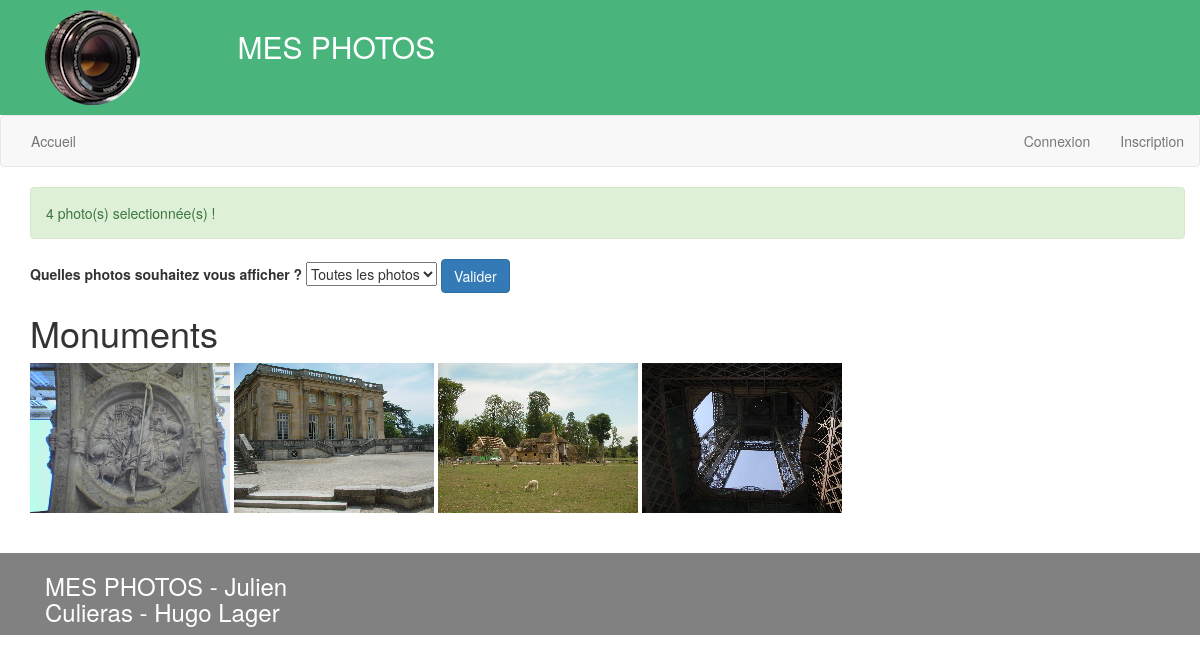
Screenshot of /mvc_maison/index.php?page=accueil&catId=3 with the database file from the repository.
### tables this page shows
CREATE TABLE `Categorie` (
  `catId` int(5) NOT NULL,
  `nomCat` varchar(255) NOT NULL
);

CREATE TABLE `Photo` (
  `photoId` int(5) NOT NULL,
  `nomFich` varchar(255) NOT NULL,
  `description` varchar(255) NOT NULL,
  `catId` int(5) NOT NULL
);

### mvc_maison/index.php (called while the page is built, shortened)
<?php
if(isset($_GET['page']))
{
  $page = htmlspecialchars($_GET['page']);
}
else
	$page='accueil';
require_once(PATH_CONTROLLERS.$page.'.php');
?>

### mvc_maison/models/Connexion.php (called while the page is built, shortened)
<?php
class Connexion
{
  private $_bdd = null;
  private static $_instance = null;
  private function __construct ()
  {
	$this->_bdd = new PDO('mysql:host='.BD_HOST.'; dbname='.BD_DBNAME.'; charset=utf8', BD_USER, BD_PWD);
	$this->_bdd->setAttribute(PDO::ATTR_ERRMODE, PDO::ERRMODE_EXCEPTION);
  }
  public static function getInstance()
  {
    if(is_null(self::$_instance))
      self::$_instance = new Connexion();
    return self::$_instance;
  }
  public function getBdd()
  {
    return $this->_bdd;
  }
}

### mvc_maison/models/DAO.php (called while the page is built, shortened)
<?php
require_once(PATH_MODELS.'Connexion.php');
abstract class DAO
{
      private function _requete($sql, $args = null)
      {
            if ($args == null)
            {
                $pdos = Connexion::getInstance()->getBdd()->query($sql);
            }
            else
            {
                $pdos = Connexion::getInstance()->getBdd()->prepare($sql);
                $pdos->execute($args);
            }
            return $pdos;
      }
      public function queryAll($sql, $args = null)
      {
        try
        {
            $pdos = $this->_requete($sql, $args);
            $res = $pdos->fetchAll();
        }
        catch(PDOException $e)
        {
             $this->_erreur = $e->getMessage();
            $res = false;
        }
        return $res;
      }
}

### mvc_maison/models/PhotoDAO.php (called while the page is built, shortened)
<?php
require_once(PATH_MODELS.'DAO.php');
class PhotoDAO extends DAO
{
    public function getPhotos(){
        require_once (PATH_ENTITY.'Photo.php');
        $res = $this->queryAll('select * from photo');
        $tabPhotos = array();
        if ($res){
            for ($i = 0; $i < count($res); $i++){
                $tabPhotos[$i] = new Photo(
                    $res[$i]['photoId'],
                    $res[$i]['nomFich'],
                    $res[$i]['description'],
                    $res[$i]['catId']);
            }
            return $tabPhotos;
        }
        return null;
    }
}

### mvc_maison/models/CategorieDAO.php (called while the page is built, shortened)
<?php
require_once(PATH_MODELS.'DAO.php');
class CategorieDAO extends DAO
{
    public function getCategories(){
        require_once (PATH_ENTITY.'Categorie.php');
        $res = $this->queryAll('select * from categorie');
        $tabCategories = array();
        if ($res){
            for ($i = 0; $i < count($res); $i++){
                $tabCategories[$i] = new Categorie(
                    $res[$i]['catId'],
                    $res[$i]['nomCat']
                );
            }
            return $tabCategories;
        }
        else return null;
    }
}

### mvc_maison/entity/Categorie.php (called while the page is built, shortened)
<?php
class Categorie
{
    private $_nomCat;
    function __construct($idCat, $nomCat)
    {
        $this->_nomCat = $nomCat;
    }
    public function getNomCat()
    {
        return $this->_nomCat;
    }
}

### mvc_maison/entity/Photo.php (called while the page is built, shortened)
<?php
class Photo
{
    private $_idPhoto;
    private $_nomFich;
    private $_description;
    function __construct($idPhoto, $nomFich, $description, $idCategorie)
    {
        $this->_idPhoto = $idPhoto;
        $this->_nomFich = $nomFich;
        $this->_description = $description;
    }
    public function getIdPhoto()
    {
        return $this->_idPhoto;
    }
    public function getNomFich()
    {
        return $this->_nomFich;
    }
    public function getDescription()
    {
        return $this->_description;
    }
}

### mvc_maison/views/v_accueil.php (the view, shortened to what this page needs)
<p class="alert alert-success"> <?php echo count($tabPhotos) . ' ';?>
    photo(s) selectionnée(s) !</p>
<form method="post" action="<?= 'index.php' ?>">
    <label> Quelles photos souhaitez vous afficher ? </label>
    <select name="selectCategorie">
        <option value="allPhotos">
            Toutes les photos
        </option>
    </select>
    <input class="btn btn-primary" type="submit" name="btonValider" value="Valider">
</form>
<h1><?= $nomCat ?></h1>
<?php
foreach ($tabPhotos as $key){
    ?>
    <a href= <?= 'index.php?page=detailPhoto&photo=' . $key->getIdPhoto(); ?> >
        <img src= <?= PATH_GALERIE . $key->getNomFich() ?>
             alt= <?= $key->getDescription() ?>
             width="200px"
        />
    </a>
    <?php
}
echo "<br>";
?>

### mvc_maison/assets/css/css.css (style rules this page uses)
a, a:hover { color: #49B47C; }

### rows the page displays
categorie: nomCat "Monuments"
photo: nomFich (picture)
photo: nomFich (picture)
photo: nomFich (picture)
photo: nomFich (picture)

### other values shown
TITRE "MES PHOTOS"
MENU_ACCUEIL "Accueil"
MENU_LOGIN "Connexion"
MENU_REGISTER "Inscription"
count($tabPhotos) "4"
AUTEUR "Julien Culieras - Hugo Lager"
